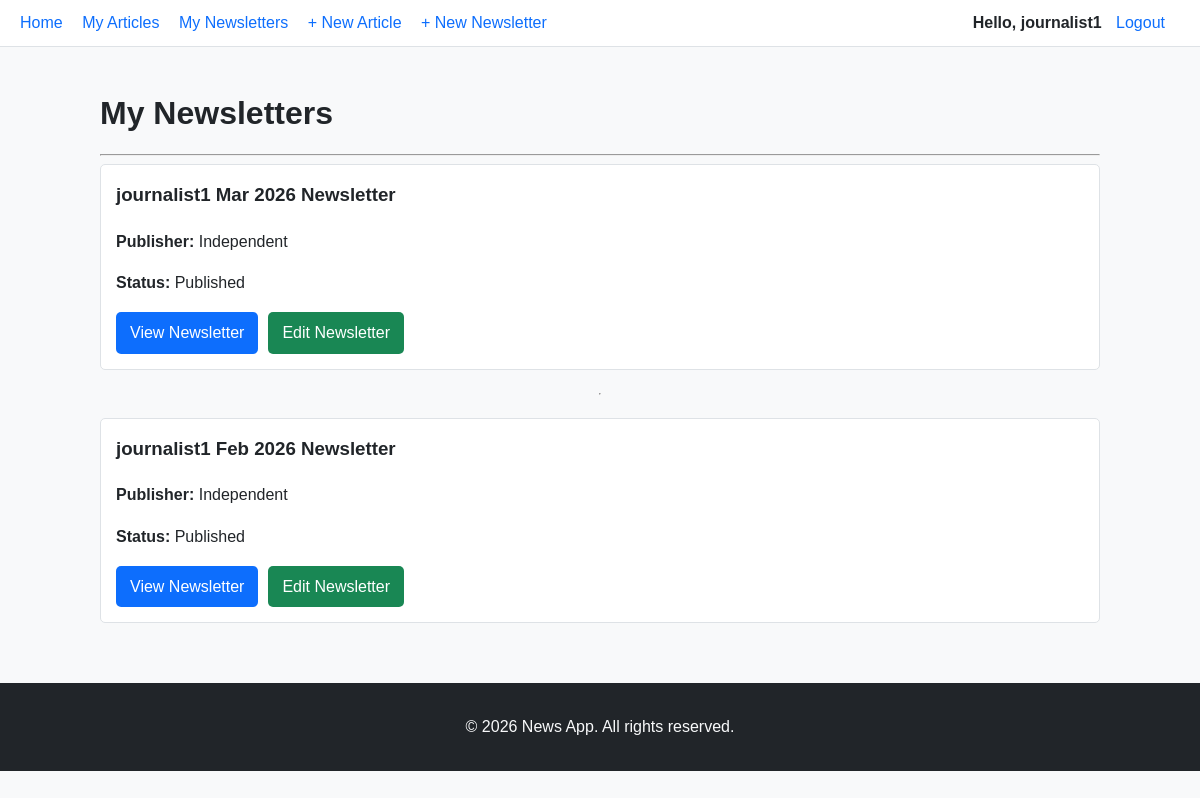
Page /newsletters/my/ (signed in) on the committed database.
### news/models.py (models this page shows, shortened)
class CustomUser(AbstractUser):
    role = models.CharField(
        max_length=20,
        choices=ROLE_CHOICES,
        default=ROLE_READER,
        help_text="Role of the user: Reader, Journalist, or Editor",
    )

class Newsletter(models.Model):
    title = models.CharField(max_length=255)
    content = models.TextField()
    author = models.ForeignKey(
        settings.AUTH_USER_MODEL, on_delete=models.CASCADE, related_name="newsletters"
    )
    publisher = models.ForeignKey(
        "Publisher",
        on_delete=models.SET_NULL,
        null=True,
        blank=True,
        help_text="Required for editors, leave blank for journalists.",
    )
    is_published = models.BooleanField(default=False)
    created_at = models.DateTimeField(auto_now_add=True)
    published_at = models.DateTimeField(null=True, blank=True)
    class Meta:
        ordering = ["-published_at", "-created_at"]

### news/views.py (the view)
# urls.py: path("newsletters/my/", views.my_newsletters, name="my_newsletters"),
@login_required
def my_newsletters(request):
    if request.user.role not in ["editor", "journalist"]:
        messages.error(request, "You do not have permission to view this page.")
        return redirect("home")
    newsletters = Newsletter.objects.filter(author=request.user)
    return render(request, "news/my_newsletters.html", {"newsletters": newsletters})

### news/templates/news/my_newsletters.html (shortened to what this page needs)
{% extends "news/base.html" %}
{% block content %}
<h1 class="page-title">My Newsletters</h1>
<hr>
{% if newsletters %}
    <div class="article-container">
        {% for newsletter in newsletters %}
            <div class="article-card">
                <h3 class="article-title">{{ newsletter.title }}</h3>
                <p>
                    <strong>Publisher:</strong>
                    {% if newsletter.publisher %}
                        {{ newsletter.publisher.name }}
                    {% else %}
                        Independent
                    {% endif %}
                </p>
                <p>
                    <strong>Status:</strong>
                    {% if newsletter.is_published %}
                        Published
                    {% else %}
                        Draft
                    {% endif %}
                </p>
                <div class="article-actions">
                    <a href="{% url 'newsletter_detail' newsletter.pk %}" class="btn btn-primary">
                        View Newsletter
                    </a>
                    <a href="{% url 'newsletter_update' newsletter.pk %}" class="btn btn-success">
                        Edit Newsletter
                    </a>
                </div>
            </div>
            {% if not forloop.last %}
                <hr>
            {% endif %}
        {% endfor %}
    </div>
{% else %}
    <p>You have not created any newsletters yet.</p>
{% endif %}
{% endblock %}

### news/templates/news/base.html (shortened to what this page needs)
{% load static %}
<!DOCTYPE html>
<html lang="en">
<head>
    <link rel="stylesheet" href="{% static 'news/css/styles.css' %}">
</head>
<body>
    <div class="site-wrapper">
        <nav class="navbar">
            {% if user.is_authenticated %}
                <div class="nav-left">
                    <a href="{% url 'home' %}">Home</a>
                    {% if user.role == "reader" %}
                        <a href="{% url 'article_list' %}">Articles</a>
                        <a href="{% url 'newsletter_list' %}">Newsletters</a>
                        <a href="{% url 'journalist_list' %}">Journalists</a>
                        <a href="{% url 'publisher_list' %}">Publishers</a>
                        <a href="{% url 'my_subscriptions' %}">My Subscriptions</a>
                    {% elif user.role == "journalist" %}
                        <a href="{% url 'my_articles' %}">My Articles</a>
                        <a href="{% url 'my_newsletters' %}">My Newsletters</a>
                        <a href="{% url 'article_create' %}">+ New Article</a>
                        <a href="{% url 'newsletter_create' %}">+ New Newsletter</a>
                    {% endif %}
                </div>
                <div class="nav-right">
                    <span class="nav-user">Hello, {{ user.username }}</span>
                    <a href="{% url 'logout' %}">Logout</a>
                </div>
            {% endif %}
        </nav>
        <main class="main-content">
            {% block content %}
            {% endblock %}
        </main>
        <footer class="site-footer">
            <p>&copy; 2026 News App. All rights reserved.</p>
        </footer>
    </div>
</body>
</html>

### static/news/css/styles.css (style rules this page uses)
body { font-family: Arial, Helvetica, sans-serif; background-color: #f8f9fa; color: #212529; margin: 0; padding: 0; line-height: 1.6; }
a { text-decoration: none; color: #0d6efd; }
nav { display: flex; justify-content: space-between; align-items: center; background-color: #ffffff; padding: 10px 20px; border-bottom: 1px solid #dee2e6; position: sticky; top: 0; z-index: 100; }
nav .nav-left a, nav .nav-right a { margin-right: 15px; }
nav .nav-user { margin-right: 10px; font-weight: bold; }
.btn-primary { background-color: #0d6efd; color: white; }
.btn-success { background-color: #198754; color: white; }
.btn { cursor: pointer; border: none; border-radius: 5px; padding: 8px 14px; font-size: 1em; text-align: center; }
main { padding: 20px; max-width: 1000px; margin: 0 auto; }
.article-container, .newsletter-container { display: flex; flex-direction: column; gap: 15px; }
.article-card, .newsletter-card { background-color: #ffffff; border: 1px solid #dee2e6; border-radius: 5px; padding: 15px; }
.article-title, .newsletter-title { margin-top: 0; }
.article-actions, .newsletter-actions { display: flex; gap: 10px; margin-top: 10px; }
footer { background-color: #212529; color: #f8f9fa; text-align: center; padding: 15px; margin-top: 40px; }
.page-title { margin-bottom: 15px; }
.article-actions { display: flex; gap: 10px; align-items: center; }

### rows in the picture
CustomUser: username "journalist1"
Newsletter: title "journalist1 Mar 2026 Newsletter", shows "Independent", is_published "Published"
Newsletter: title "journalist1 Feb 2026 Newsletter", shows "Independent", is_published "Published"
